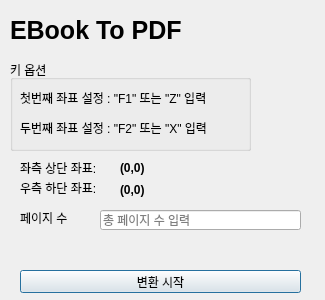
<?xml version="1.0" encoding="UTF-8"?>
<ui version="4.0">
 <class>Dialog</class>
 <widget class="QDialog" name="Dialog">
  <property name="enabled">
   <bool>true</bool>
  </property>
  <property name="geometry">
   <rect>
    <x>0</x>
    <y>0</y>
    <width>325</width>
    <height>300</height>
   </rect>
  </property>
  <property name="windowTitle">
   <string>Dialog</string>
  </property>
  <widget class="QGroupBox" name="groupBox">
   <property name="geometry">
    <rect>
     <x>10</x>
     <y>60</y>
     <width>241</width>
     <height>91</height>
    </rect>
   </property>
   <property name="title">
    <string>키 옵션</string>
   </property>
   <widget class="QLabel" name="label_1">
    <property name="geometry">
     <rect>
      <x>10</x>
      <y>30</y>
      <width>211</width>
      <height>16</height>
     </rect>
    </property>
    <property name="text">
     <string>첫번째 좌표 설정 : &quot;F1&quot; 또는 &quot;Z&quot; 입력</string>
    </property>
   </widget>
   <widget class="QLabel" name="label_2">
    <property name="geometry">
     <rect>
      <x>10</x>
      <y>60</y>
      <width>221</width>
      <height>16</height>
     </rect>
    </property>
    <property name="text">
     <string>두번째 좌표 설정 : &quot;F2&quot; 또는 &quot;X&quot; 입력</string>
    </property>
   </widget>
  </widget>
  <widget class="QLabel" name="title">
   <property name="geometry">
    <rect>
     <x>10</x>
     <y>0</y>
     <width>201</width>
     <height>61</height>
    </rect>
   </property>
   <property name="font">
    <font>
     <pointsize>19</pointsize>
     <weight>75</weight>
     <bold>true</bold>
    </font>
   </property>
   <property name="text">
    <string>EBook To PDF</string>
   </property>
  </widget>
  <widget class="QLabel" name="label_3">
   <property name="geometry">
    <rect>
     <x>20</x>
     <y>160</y>
     <width>91</width>
     <height>16</height>
    </rect>
   </property>
   <property name="text">
    <string>좌측 상단 좌표:</string>
   </property>
  </widget>
  <widget class="QLabel" name="label_4">
   <property name="geometry">
    <rect>
     <x>20</x>
     <y>180</y>
     <width>91</width>
     <height>16</height>
    </rect>
   </property>
   <property name="text">
    <string>우측 하단 좌표:</string>
   </property>
  </widget>
  <widget class="QLabel" name="firstPos_label">
   <property name="geometry">
    <rect>
     <x>120</x>
     <y>160</y>
     <width>121</width>
     <height>16</height>
    </rect>
   </property>
   <property name="font">
    <font>
     <weight>75</weight>
     <bold>true</bold>
    </font>
   </property>
   <property name="text">
    <string>(0,0)</string>
   </property>
  </widget>
  <widget class="QLabel" name="lstPos_label">
   <property name="geometry">
    <rect>
     <x>120</x>
     <y>180</y>
     <width>121</width>
     <height>20</height>
    </rect>
   </property>
   <property name="font">
    <font>
     <weight>75</weight>
     <bold>true</bold>
    </font>
   </property>
   <property name="text">
    <string>(0,0)</string>
   </property>
  </widget>
  <widget class="QPushButton" name="convertStart_btn">
   <property name="geometry">
    <rect>
     <x>20</x>
     <y>270</y>
     <width>281</width>
     <height>23</height>
    </rect>
   </property>
   <property name="text">
    <string>변환 시작</string>
   </property>
  </widget>
  <widget class="QLabel" name="label">
   <property name="geometry">
    <rect>
     <x>20</x>
     <y>210</y>
     <width>71</width>
     <height>16</height>
    </rect>
   </property>
   <property name="text">
    <string>페이지 수</string>
   </property>
  </widget>
  <widget class="QLineEdit" name="totalPage">
   <property name="geometry">
    <rect>
     <x>100</x>
     <y>210</y>
     <width>201</width>
     <height>20</height>
    </rect>
   </property>
   <property name="text">
    <string/>
   </property>
   <property name="placeholderText">
    <string>총 페이지 수 입력</string>
   </property>
  </widget>
 </widget>
 <resources/>
 <connections/>
</ui>
